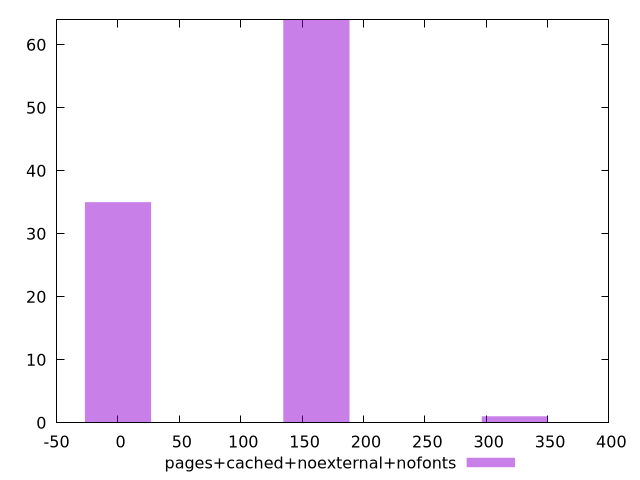

The script that saved this image:
$_pagesCachedNoexternalNofonts <<EOF
161.67011171469574 64
0 35
323.3402234293915 1
EOF
set key outside below
set terminal pngcairo
set output "report_00004_2020-11-02T20-21-41.718Z/uses-http2/pages+cached+noexternal+nofonts//raw_hist.png"
set yrange [0:64]
set boxwidth 53.89003723823191
set style fill transparent solid 0.5 noborder
plot $_pagesCachedNoexternalNofonts title "pages+cached+noexternal+nofonts" with boxes ,
